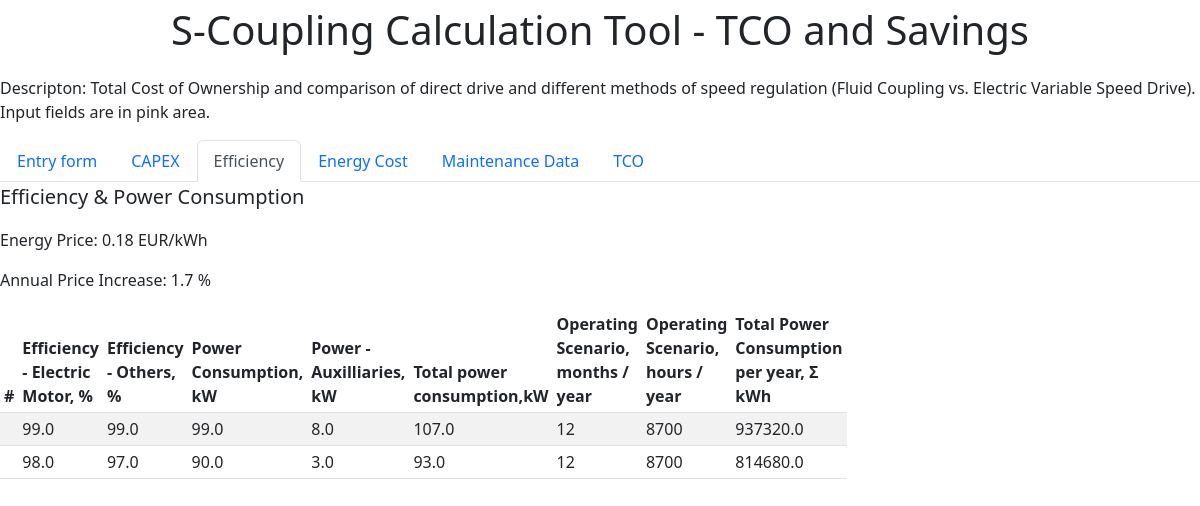
/efficiency, run on the app's committed database.
### app.py (models this page shows, shortened)
class General(db.Model):
    id = db.Column(db.Integer, primary_key=True)
    unit_name = db.Column(db.String(30), nullable=False)
    energy_price = db.Column(db.Float, nullable=False, default=0.04)
    annual_increase = db.Column(db.Float, nullable=False, default=1.5)
    number_years = db.Column(db.Integer, nullable=False, default=30)

class Point(db.Model):
    id = db.Column(db.Integer, primary_key=True)
    eff_driver = db.Column(db.Float, nullable=False)
    eff_other = db.Column(db.Float, nullable=False)
    power_pump = db.Column(db.Float, nullable=False)
    power_aux = db.Column(db.Float, nullable=False)
    scenario = db.Column(db.Integer, nullable=False)

### app.py (the view)
@app.route('/efficiency', methods=['POST','GET'])
def efficiency():
    generals = General.query.all()
    points = Point.query.all()
    unit_name = generals[-1].unit_name
    energy_price = generals[-1].energy_price
    annual_increase = generals[-1].annual_increase
    return render_template('efficiency.html',unit_name=unit_name,energy_price=energy_price,annual_increase=annual_increase,points=points)

### templates/efficiency.html (shortened to what this page needs)
{% extends 'base.html'%}
{%block body%}
<ul class="nav nav-tabs" id="myTab" role="tablist">
  <li class="nav-item" role="presentation">
    <a class="nav-link" id="form" data-bs-toggle="tab" data-bs-target="#Entry form" type="button" role="tab" aria-controls="Entry form" aria-selected="false" href="/form_page">Entry form</a>
  </li>
  <li class="nav-item" role="presentation">
    <a class="nav-link" id="capex" data-bs-toggle="tab" data-bs-target="#capex" type="button" role="tab" aria-controls="capex" aria-selected="false" href="/capex">CAPEX</a>
  </li>
  <li class="nav-item" role="presentation">
    <a class="nav-link active" id="efficiency" data-bs-toggle="tab" data-bs-target="#efficiency" type="button" role="tab" aria-controls="efficiency" aria-selected="true" href="/efficiency">Efficiency</a>
  </li>
    <li class="energy" role="presentation">
    <a class="nav-link" id="energy" data-bs-toggle="tab" data-bs-target="#energy" type="button" role="tab" aria-controls="energy" aria-selected="false" href="/energy">Energy Cost</a>
  </li>
    <li class="energy" role="presentation">
    <a class="nav-link" id="maintenance" data-bs-toggle="tab" data-bs-target="#maintenance" type="button" role="tab" aria-controls="maintenance" aria-selected="false" href="/maintenance">Maintenance Data</a>
  </li>
    <li class="energy" role="presentation">
    <a class="nav-link" id="tco" data-bs-toggle="tab" data-bs-target="#tco" type="button" role="tab" aria-controls="tco" aria-selected="false" href="/tco">TCO</a>
  </li>
</ul>
<p class="lead">Efficiency & Power Consumption</p>
<p>Energy Price: {{energy_price}} EUR/kWh</p>
<p>Annual Price Increase:  {{annual_increase}} %</p>
<table style="width:100px;" class="table table-striped table-sm">
          <thead>
            <tr>
              <th scope="col">#</th>
              <th scope="col">Efficiency - Electric Motor, %</th>
              <th scope="col">Efficiency - Others, %</th>
              <th scope="col">Power Consumption, kW</th>
              <th scope="col">Power - Auxilliaries, kW</th>
              <th scope="col">Total power consumption,kW</th>
              <th scope="col">Operating Scenario, months / year</th>
              <th scope="col">Operating Scenario, hours / year</th>
              <th scope="col">Total Power Consumption per year, Σ kWh</th>
            </tr>
          </thead>
     <tbody>
     {% for i in points %}
            <tr>
              <td class="counterCell"></td>
              <td>{{i.eff_driver}}</td>
              <td>{{i.eff_other}}</td>
              <td>{{i.power_pump}}</td>
              <td>{{i.power_aux}}</td>
              <td>{{i.power_aux+i.power_pump}}</td>
              <td>{{i.scenario}}</td>
               <td>{{i.scenario*725}}</td>
              <td>{{i.power_aux*8760+i.power_pump*8760}}</td>
            </tr>
     {% endfor %}
          </tbody>
</table>
{%endblock%}

### data on the page
General: energy_price "0.18", annual_increase "1.7"
Point: eff_driver "99.0", eff_other "99.0", power_pump "99.0", power_aux "8.0", i.power_aux+i.power_pump "107.0", scenario "12", i.scenario*725 "8700", i.power_aux*8760+i.power_pump*8760 "937320.0"
Point: eff_driver "98.0", eff_other "97.0", power_pump "90.0", power_aux "3.0", i.power_aux+i.power_pump "93.0", scenario "12", i.scenario*725 "8700", i.power_aux*8760+i.power_pump*8760 "814680.0"
